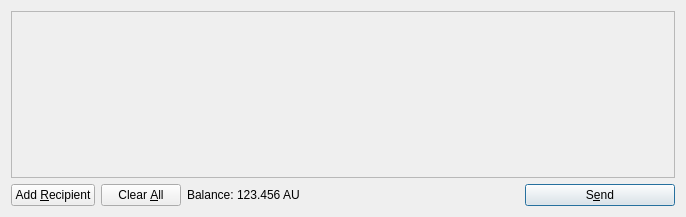
<?xml version="1.0" encoding="UTF-8"?>
<ui version="4.0">
 <class>SendCoinsDialog</class>
 <widget class="QDialog" name="SendCoinsDialog">
  <property name="geometry">
   <rect>
    <x>0</x>
    <y>0</y>
    <width>686</width>
    <height>217</height>
   </rect>
  </property>
  <property name="windowTitle">
   <string>Send Coins</string>
  </property>
  <layout class="QVBoxLayout" name="verticalLayout">
   <item>
    <widget class="QScrollArea" name="scrollArea">
     <property name="widgetResizable">
      <bool>true</bool>
     </property>
     <widget class="QWidget" name="scrollAreaWidgetContents">
      <property name="geometry">
       <rect>
        <x>0</x>
        <y>0</y>
        <width>666</width>
        <height>165</height>
       </rect>
      </property>
      <layout class="QVBoxLayout" name="verticalLayout_2">
       <property name="margin">
        <number>0</number>
       </property>
       <item>
        <layout class="QVBoxLayout" name="entries">
         <property name="spacing">
          <number>6</number>
         </property>
        </layout>
       </item>
       <item>
        <spacer name="verticalSpacer">
         <property name="orientation">
          <enum>Qt::Vertical</enum>
         </property>
         <property name="sizeHint" stdset="0">
          <size>
           <width>20</width>
           <height>40</height>
          </size>
         </property>
        </spacer>
       </item>
      </layout>
     </widget>
    </widget>
   </item>
   <item>
    <layout class="QHBoxLayout" name="horizontalLayout">
     <item>
      <widget class="QPushButton" name="addButton">
       <property name="toolTip">
        <string>Send to multiple recipients at once</string>
       </property>
       <property name="text">
        <string>Add &amp;Recipient</string>
       </property>
       <property name="icon">
        <iconset resource="../bitcoin.qrc">
         <normaloff>:/icons/add</normaloff>:/icons/add</iconset>
       </property>
       <property name="autoDefault">
        <bool>false</bool>
       </property>
      </widget>
     </item>
     <item>
      <widget class="QPushButton" name="clearButton">
       <property name="sizePolicy">
        <sizepolicy hsizetype="Minimum" vsizetype="Fixed">
         <horstretch>0</horstretch>
         <verstretch>0</verstretch>
        </sizepolicy>
       </property>
       <property name="toolTip">
        <string>Remove all transaction fields</string>
       </property>
       <property name="text">
        <string>Clear &amp;All</string>
       </property>
       <property name="icon">
        <iconset resource="../bitcoin.qrc">
         <normaloff>:/icons/remove</normaloff>:/icons/remove</iconset>
       </property>
       <property name="autoRepeatDelay">
        <number>300</number>
       </property>
       <property name="autoDefault">
        <bool>false</bool>
       </property>
      </widget>
     </item>
     <item>
      <layout class="QHBoxLayout" name="horizontalLayout_2">
       <property name="spacing">
        <number>3</number>
       </property>
       <item>
        <widget class="QLabel" name="label">
         <property name="text">
          <string>Balance:</string>
         </property>
        </widget>
       </item>
       <item>
        <widget class="QLabel" name="labelBalance">
         <property name="cursor">
          <cursorShape>IBeamCursor</cursorShape>
         </property>
         <property name="text">
          <string>123.456 AU</string>
         </property>
         <property name="textInteractionFlags">
          <set>Qt::LinksAccessibleByMouse|Qt::TextSelectableByKeyboard|Qt::TextSelectableByMouse</set>
         </property>
        </widget>
       </item>
      </layout>
     </item>
     <item>
      <spacer name="horizontalSpacer">
       <property name="orientation">
        <enum>Qt::Horizontal</enum>
       </property>
       <property name="sizeHint" stdset="0">
        <size>
         <width>40</width>
         <height>20</height>
        </size>
       </property>
      </spacer>
     </item>
     <item>
      <widget class="QPushButton" name="sendButton">
       <property name="minimumSize">
        <size>
         <width>150</width>
         <height>0</height>
        </size>
       </property>
       <property name="toolTip">
        <string>Confirm the send action</string>
       </property>
       <property name="text">
        <string>S&amp;end</string>
       </property>
       <property name="icon">
        <iconset resource="../bitcoin.qrc">
         <normaloff>:/icons/send</normaloff>:/icons/send</iconset>
       </property>
       <property name="default">
        <bool>true</bool>
       </property>
      </widget>
     </item>
    </layout>
   </item>
  </layout>
 </widget>
 <resources>
  <include location="../bitcoin.qrc"/>
 </resources>
 <connections/>
</ui>
